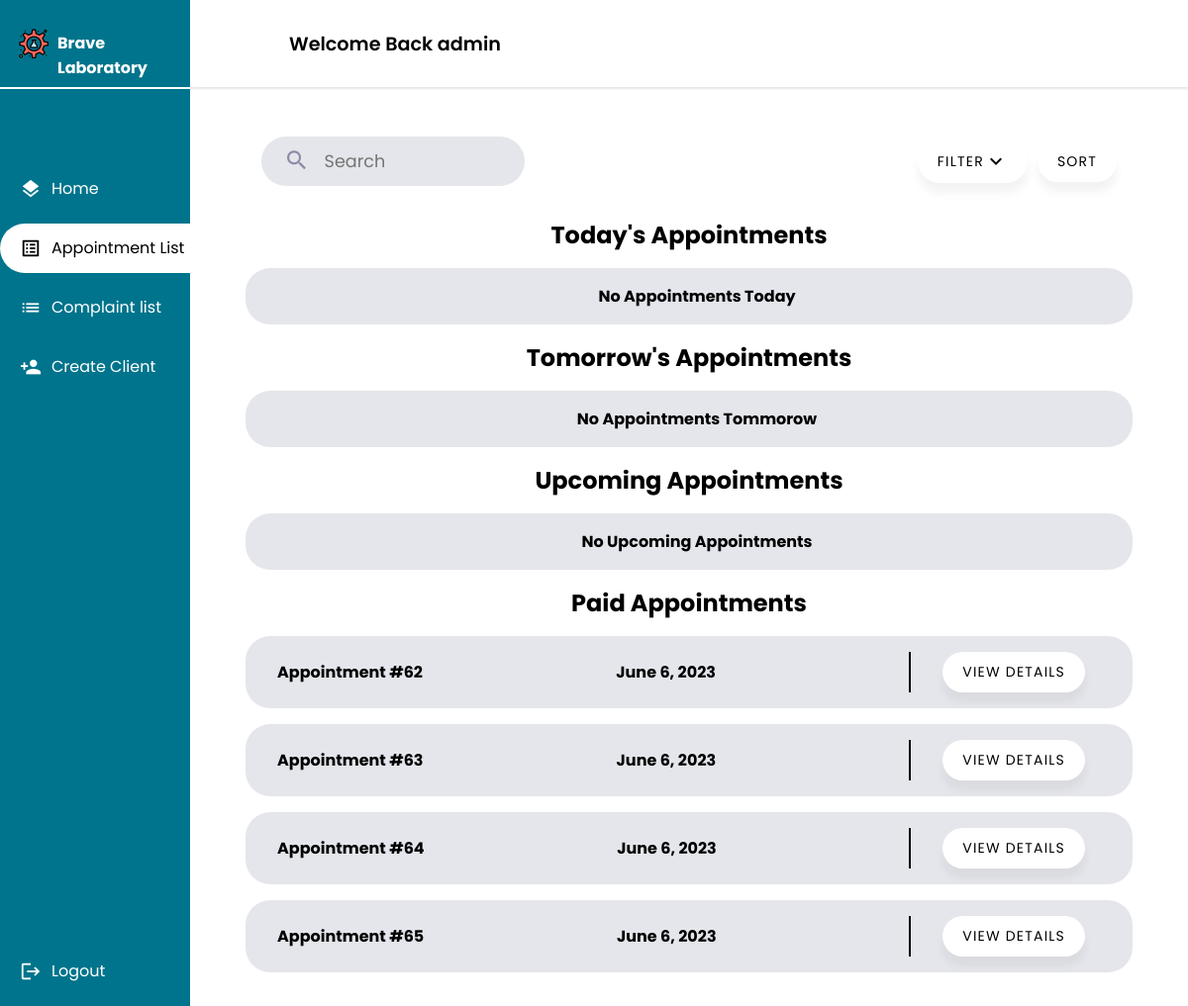
Before: /receptionist/appointments/ (signed in) with the older database file.
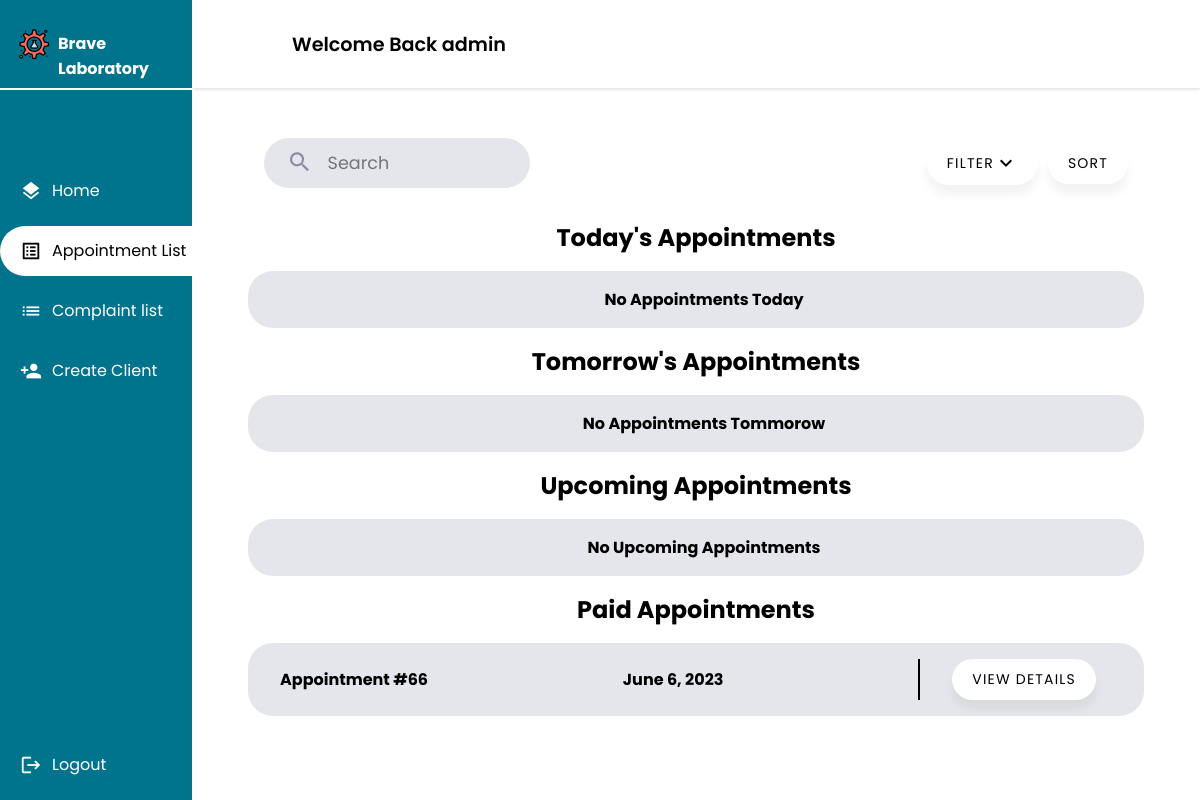
After: the same page with the newer database file.
### main_home/models.py (models this page shows, shortened)
class Appointment(models.Model):
    UPCOMING = 'Upcoming'
    TOMORROW = 'Tommorow'
    TODAY = 'Today'
    OVERDUE = 'Overdue'
    STATUS_CHOICES = [
        (UPCOMING, 'Upcoming'),
        (TOMORROW, 'Tommorow'),
        (TODAY, 'Today'),
        (OVERDUE, 'Overdue'),
    ]
    client = models.ForeignKey(Client, on_delete=models.CASCADE)
    tests_requested = models.ManyToManyField(TestOffered)
    date = models.DateField(validators=[validate_date_not_past])
    description = models.CharField(max_length=1000,blank=True)
    document = models.ImageField(null=True,blank=True,upload_to='medical_documents')
    total_price = models.DecimalField(max_digits=10, decimal_places=2)
    payment_status = models.BooleanField(default=False)
    arrived = models.BooleanField(default=False)
    cancelled = models.BooleanField(default=False)
    performed = models.BooleanField(default=False)
    class Meta:
        db_table = 'appointment'

### receptionist/views.py (the view)
# urls.py: path("appointments/",views.appointment_list,name="appointment_list"),
@login_required
@permission_required('receptionist.view_receptionist', raise_exception=True)
def appointment_list(request):
    appointments = Appointment.objects.exclude(cancelled=True)
    appointments_today = []
    appointments_tomorrow = []
    appointments_upcoming = []
    paid_appointments = []
    for appointment in appointments:
        if appointment.payment.payed_appointment_fee and appointment.arrived:
            paid_appointments.append(appointment)
        elif appointment.status == appointment.TODAY:
            appointments_today.append(appointment)
        elif appointment.status == appointment.TOMORROW:
            appointments_tomorrow.append(appointment)
        elif appointment.status == appointment.UPCOMING:
            appointments_upcoming.append(appointment)
    context = {
        'appointments_today': appointments_today,
        'appointments_tomorrow': appointments_tomorrow,
        'appointments_upcoming': appointments_upcoming,
        'paid_appointments': paid_appointments,
    }
    return render(request,'receptionist/appointment/appointment_list.html',context)

### receptionist/templates/receptionist/appointment/appointment_list.html (shortened to what this page needs)
{% extends 'receptionist/receptionist.html' %}
{% load static %}
{% block css_2 %}
<link rel="stylesheet" href="{% static 'css/list.css' %}">
{% endblock css_2 %}
{% block main %}
<div class="Container">
    <div class="header ">
        <div class="search">
            <form class="search-bar">
                <button>
                    <span class="material-icons search-icon">
                        </span>
                </button>
                <input class="search-bar-input" placeholder="Search" required="" type="text">
            </form>
        </div>
        <div class="nurse">
            <button class="list-button filter">Filter<span class="material-icons">expand_more</span></button>
        <button class="list-button">Sort</button>
        </div>
    </div>
    <h2>Today's Appointments</h2>
    {% if appointments_today %}
        <ul class="lists">
            {% for appointment in appointments_today %}
                <li class="app1">
                    <span><strong>Appointment #{{ appointment.id }}</strong></span>
                    <span><strong>{{ appointment.date }}</strong></span>
                    <div class="buttons">
                        <button class="list-button"><a class="list-links" href="{% url 'appointment_detail' appointment.id %}">View Details</a></button>
                    </div>
                </li>
            {% endfor %}
        </ul>
    {% else %}
        <div>
            <ul class="lists">
                <li class="app1 empty">
                    <span><strong>No Appointments Today</strong></span>
                </li>
            </ul>
        </div>
    {% endif %}
    <h2>Tomorrow's Appointments</h2>
    {% if appointments_tomorrow %}
        <ul class="lists">
            {% for appointment in appointments_tomorrow %}
                <li class="app1">
                    <span><strong>Appointment #{{ appointment.id }}</strong></span>
                    <span><strong>{{ appointment.date }}</strong></span>
                    <div class="buttons">
                        <button class="list-button"><a class="list-links" href="{% url 'appointment_detail' appointment.id %}">View Details</a></button>
                    </div>
                </li>
            {% endfor %}
        </ul>
    {% else %}
        <div>
            <ul class="lists">
                <li class="app1 empty">
                    <span><strong>No Appointments Tommorow</strong></span>
                </li>
            </ul>
        </div>
    {% endif %}
    <h2>Upcoming Appointments</h2>
    {% if appointments_upcoming %}
        <ul class="lists">
            {% for appointment in appointments_upcoming %}
                <li class="app1">
                    <span><strong>Appointment #{{ appointment.id }}</strong></span>
                    <span><strong>{{ appointment.date }}</strong></span>
                    <div class="buttons">
                        <button class="list-button"><a class="list-links" href="{% url 'appointment_detail' appointment.id %}">View Details</a></button>
                    </div>
                </li>
            {% endfor %}
        </ul>
    {% else %}
        <div>
            <ul class="lists">
                <li class="app1 empty">
                    <span><strong>No Upcoming Appointments</strong></span>
                </li>
            </ul>
        </div>
    {% endif %}
    <h2>Paid Appointments</h2>
    {% if paid_appointments %}
        <ul class="lists">
            {% for appointment in paid_appointments %}
                <li class="app1">
                    <span><strong>Appointment #{{ appointment.id }}</strong></span>
                    <span><strong>{{ appointment.date }}</strong></span>
                    <div class="buttons">
                        <button class="list-button"><a class="list-links" href="{% url 'appointment_detail' appointment.id %}">View Details</a></button>
                    </div>
                </li>
            {% endfor %}
        </ul>
    {% endif %}
</div>
{% endblock main %}

Changed rows visible on the page:
removed Appointment: id "62", date "June 6, 2023"
removed Appointment: id "63", date "June 6, 2023"
removed Appointment: id "64", date "June 6, 2023"
removed Appointment: id "65", date "June 6, 2023"
added Appointment: id "66", date "June 6, 2023"
